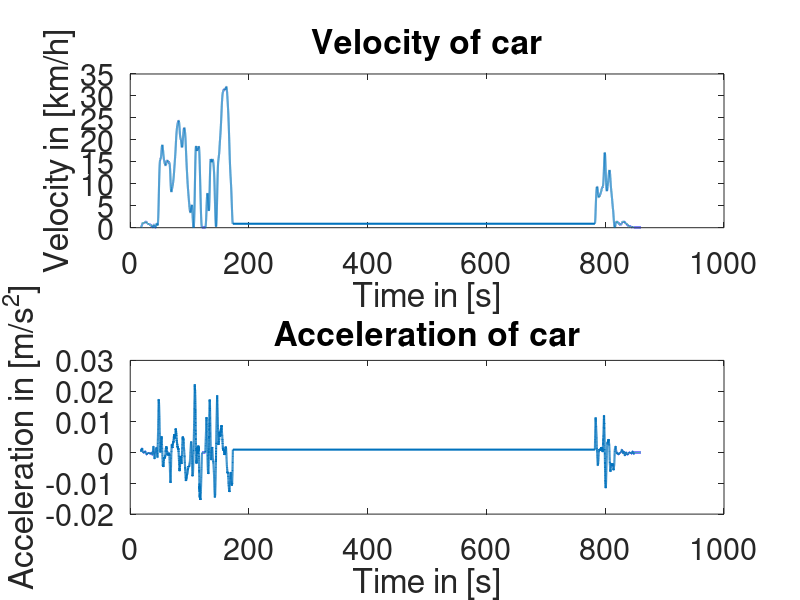
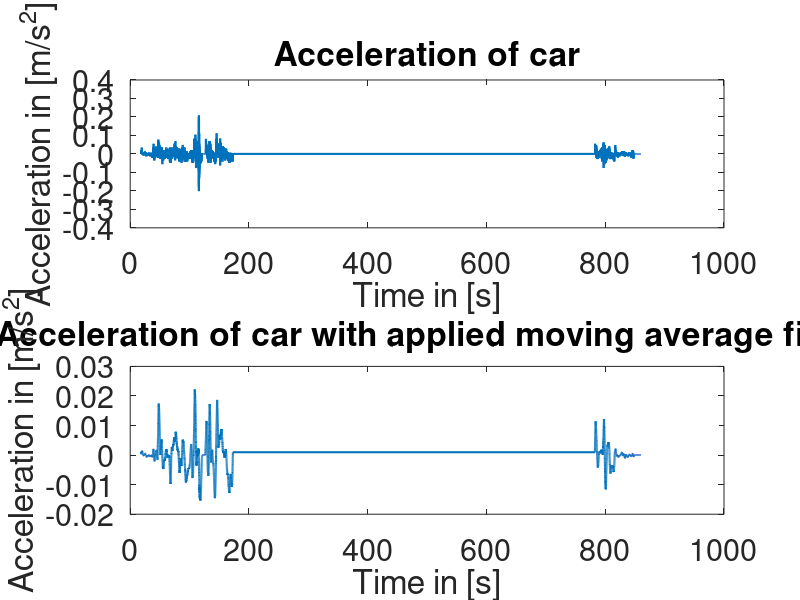
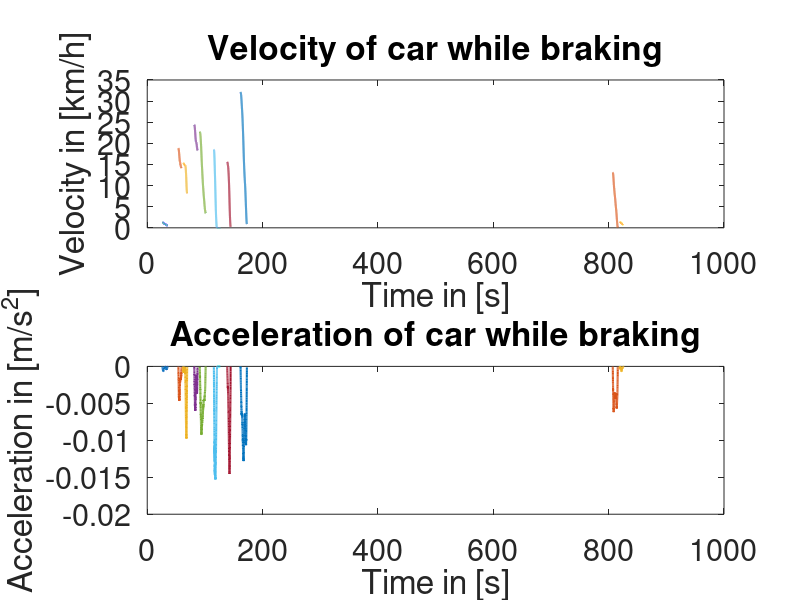
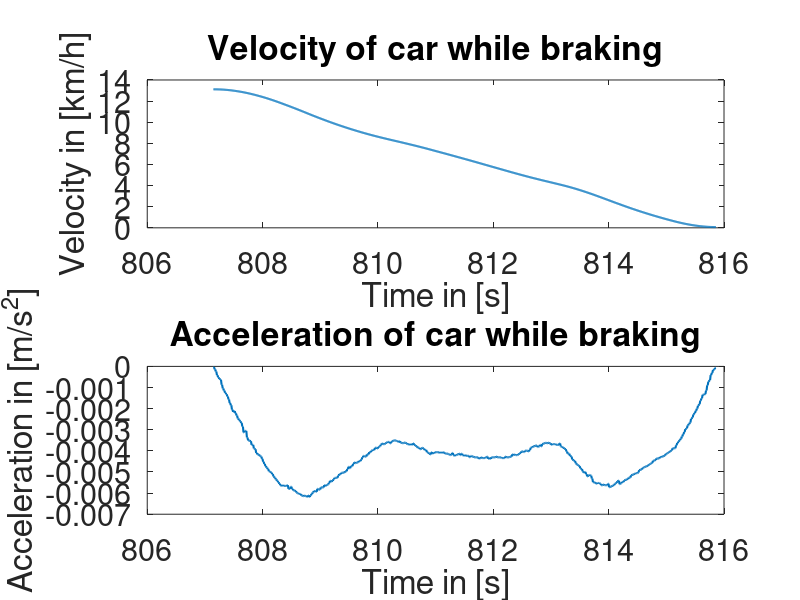

These figures' MATLAB source, in order:
%Clear workspace
clear all

%import velocity data
velocity_data = importdata('MeasuredVelocities.txt');

%compute mean velocity of all 4 wheels
velocity_per_wheel = velocity_data(:,2:5);
mean_velocity = mean(velocity_per_wheel,2);
mean_velocity = mean_velocity/3.6;      %convert velocity from km/h to m/s
raw_mean_velocity = mean_velocity;      %for demonstration purposes

%apply moving average filter to smoothen the data
mean_velocity = movmean(mean_velocity, 200); 

%differentiate velocity to get acceleration
acceleration = diff(mean_velocity);
raw_acceleration = diff(raw_mean_velocity);     %for demonstration purposes
min(raw_acceleration)

%search for negative acceleration and set positive acceleration to NaN
%set all velocities that have a positive acceleration to NaN
neg_acceleration = acceleration;
decreasing_velocity = mean_velocity;
neg_acceleration(neg_acceleration>0) = nan;
decreasing_velocity(isnan(neg_acceleration)) = nan;

%find individual breaking sequences
notNaN_velocity = find(~isnan(decreasing_velocity));   % find index of every velocity that is not NaN -> one breaking sequence has
                                                       % consequent time steps -> one breaking sequence has consequent indices
diff_notNaN_velocity = diff(notNaN_velocity);          % differentiate indices -> if indices are not consequent (unequal 1), a new
                                                       % breaking sequence has begun
n = 1;                                                 % set start values
start = 1;

%seperate breaking sequences with previous findings
for i=1:length(diff_notNaN_velocity)
    %for every index check if indices are consequent -> equals 1
    if diff_notNaN_velocity(i) > 1
        %if not check if a breaking sequence consists of min 500 time
        %steps, this way small breaking sequences are sorted out
        if (i-start) > 500
            %add breaking sequence to section
            %i is end of sequence
            section{n} = notNaN_velocity(start:i);
            %start for new sequence is end of old sequence + 1
            start = i+1;
            %increment n
            n = n+1;
        else
            %if breaking sequence is to small, set start for new sequence
            %to end of old sequence + 1 anyway
            start = i+1;
        end
    end
end


%% Plots

%Plot 1 - Overview of velocity and acceleration of the car from the
%measurement
figure;
subplot(2,1,1);
plot(velocity_data(:,1), mean_velocity*3.6,'LineWidth', 1.5)
set(gca,'FontSize',22)
title('Velocity of car');
xlabel('Time in [s]');
ylabel('Velocity in [km/h]');
subplot(2,1,2);
plot(velocity_data(2:length(velocity_data),1),acceleration,'LineWidth', 1.5)
set(gca,'FontSize',22)
title('Acceleration of car');
xlabel('Time in [s]');
ylabel('Acceleration in [m/s^2]');

%Plot 2 - Demonstration of the advantages of applying a moving average
%filter to the cars velocity
figure;
subplot(2,1,1);
plot(velocity_data(2:length(velocity_data),1),raw_acceleration,'LineWidth', 1.5)
set(gca,'FontSize',22)
title('Acceleration of car');
xlabel('Time in [s]');
ylabel('Acceleration in [m/s^2]');
subplot(2,1,2);
plot(velocity_data(2:length(velocity_data),1),acceleration,'LineWidth', 1.5)
set(gca,'FontSize',22)
title('Acceleration of car with applied moving average filter');
xlabel('Time in [s]');
ylabel('Acceleration in [m/s^2]');

%Plot 3 - Overview of velocity and acceleration while braking
figure
%Plot velocity of all braking sequences in one plot
subplot(2,1,1);
for i=1:length(section)
    plot(velocity_data(section{1,i},1),decreasing_velocity(section{1,i})*3.6,'LineWidth', 1.5)
    hold on
end 
set(gca,'FontSize',22)
title('Velocity of car while braking');
xlabel('Time in [s]');
ylabel('Velocity in [km/h]');

%Plot acceleration of all braking sequences in one plot
subplot(2,1,2);
for i=1:length(section)
    plot(velocity_data(section{1,i},1),neg_acceleration(section{1,i}), 'LineWidth', 1.5) 
    hold on
end
set(gca,'FontSize',22)
title('Acceleration of car while braking');
xlabel('Time in [s]');
ylabel('Acceleration in [m/s^2]');

%Plot 4 - Extracted braking sequence
figure
%Plot only one braking sequence for a more detailled view
subplot(2,1,1);
plot(velocity_data(section{1,9},1),decreasing_velocity(section{1,9})*3.6, 'LineWidth', 1.5)
set(gca,'FontSize',22)
title('Velocity of car while braking');
xlabel('Time in [s]');
ylabel('Velocity in [km/h]');

subplot(2,1,2);
plot(velocity_data(section{1,9},1),neg_acceleration(section{1,9}), 'LineWidth', 1.5) 
set(gca,'FontSize',22)
title('Acceleration of car while braking');
xlabel('Time in [s]');
ylabel('Acceleration in [m/s^2]');

%Plot 5 - Extracted braking sequence
figure
%Plot another braking sequence for a more detailled view
subplot(2,1,1);
plot(velocity_data(section{1,7},1),decreasing_velocity(section{1,7})*3.6, 'LineWidth', 1.5)
set(gca,'FontSize',22)
title('Velocity of car while braking');
xlabel('Time in [s]');
ylabel('Velocity in [km/h]');

subplot(2,1,2);
plot(velocity_data(section{1,7},1),neg_acceleration(section{1,7}), 'LineWidth', 1.5) 
set(gca,'FontSize',22)
title('Acceleration of car while braking');
xlabel('Time in [s]');
ylabel('Acceleration in [m/s^2]');
